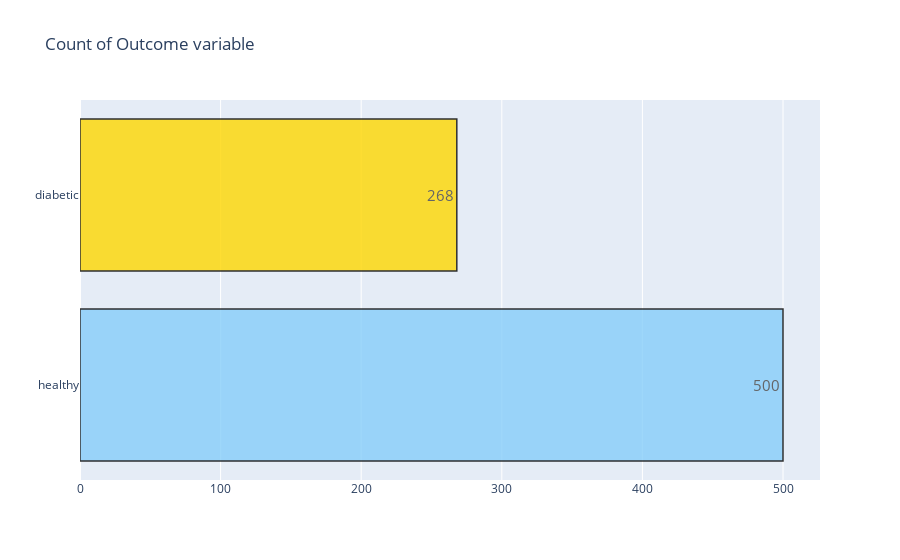

The cell this chart's notebook holds for it:
### Code cell
target_count()

### Figure 1 — Plotly figure (JSON) as saved in the notebook; plotly's stock layout.template omitted (floating-point values rounded to 4 significant figures)
{"data": [{"marker": {"color": ["lightskyblue", "gold"], "line": {"color": "#000000", "width": 1.5}}, "opacity": 0.8, "orientation": "h", "text": ["500", "268"], "textfont": {"size": 15}, "textposition": "auto", "type": "bar", "x": [500, 268], "y": ["healthy", "diabetic"]}], "layout": {"autosize": true, "title": {"text": "Count of Outcome variable"}, "xaxis": {"autorange": true, "range": [0, 526.3], "type": "linear"}, "yaxis": {"autorange": true, "range": [-0.5, 1.5], "type": "category"}}}
